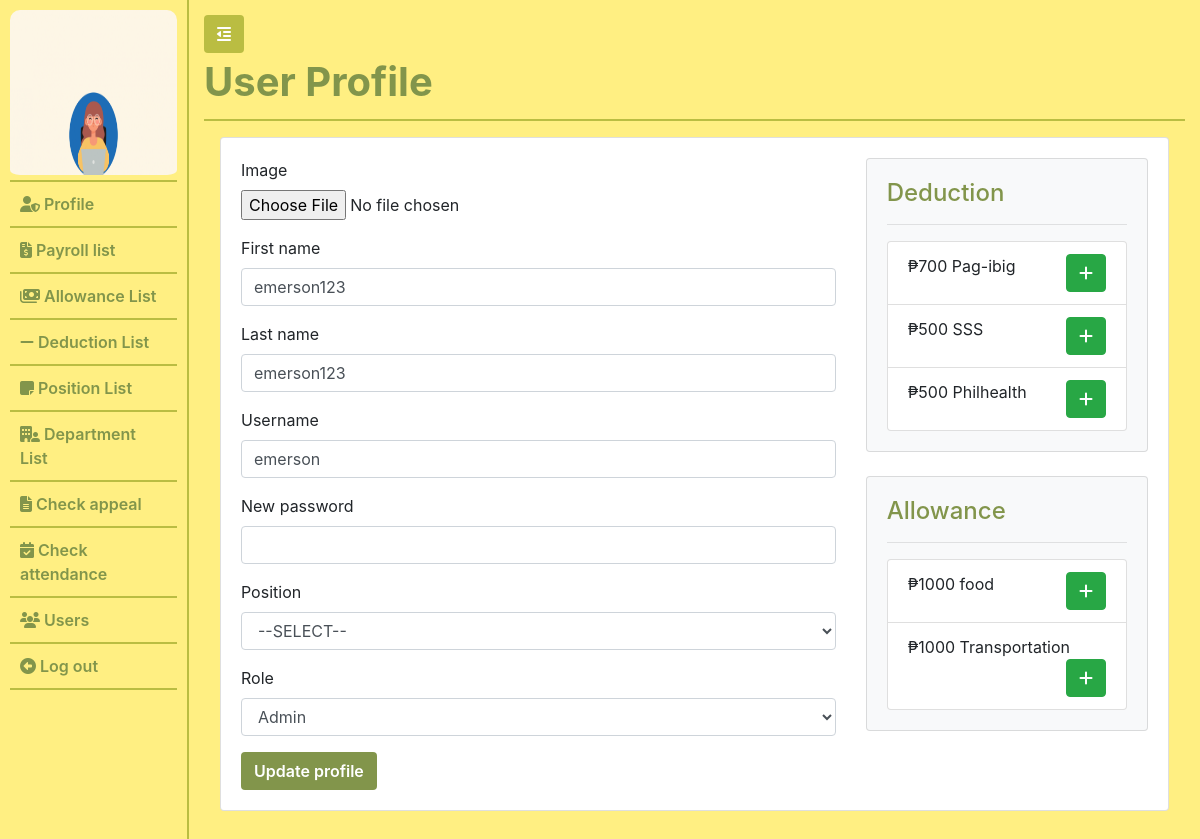
The app's page /admin/edit_user.php?usid=1 (signed in) with its own data.
### tables this page shows
CREATE TABLE `users` (
  `id` int(11) NOT NULL,
  `username` varchar(255) NOT NULL,
  `password` varchar(255) NOT NULL,
  `first_name` varchar(64) NOT NULL,
  `last_name` varchar(64) NOT NULL,
  `user_role` varchar(255) NOT NULL,
  `user_image` varchar(255) DEFAULT NULL,
  `qr_code` varchar(255) NOT NULL,
  `qrcode_path` text NOT NULL,
  `position_id` int(11) NOT NULL
);

CREATE TABLE `deduction` (
  `id` int(11) NOT NULL,
  `name` varchar(255) NOT NULL,
  `amount` int(11) NOT NULL
);

CREATE TABLE `allowance` (
  `id` int(11) NOT NULL,
  `name` varchar(255) NOT NULL,
  `amount` int(11) NOT NULL
);

### common/classes/Database.php (called while the page is built, shortened)
<?php
    class Database{
        private $connection;
        public $servername = "localhost";
        public $user = "root";
        public $password = "";
        public $database_name = "ams_with_qrcode";
        public function connect_database(){
            $db = new mysqli($this->servername, $this->user, $this->password, $this->database_name);
            $this->connection = $db;
        }
        public function query($sql){
            $result =  $this->connection->query($sql);
            return $result;
        }
        public function prepare_query($sql){
            return $this->connection->prepare($sql);
        }
    }
    $database = new Database();
?>

### common/classes/DB_object.php (called while the page is built, shortened)
<?php
    class DB_object{
        protected static $db_name = "users";
        public static function find_by_id( $id){
            $result = static::find_by_query("SELECT * FROM " . static::$db_name . " WHERE id = $id");
            return (!empty($result)) ? array_shift($result) : false;
        }
        public static function find_all(){
            $result = static::find_by_query("SELECT * FROM ". static::$db_name);
            return (!empty($result)) ? $result: false;
        }
        public static function find_by_query($sql){
            global $database;
            $result_query = $database->query($sql);
            $the_object_array = [];
            while($row = mysqli_fetch_assoc($result_query)){
                $the_object_array[] = static::instantiation($row);
            }
            return $the_object_array;
        }
        public static function instantiation($row){
            $called_object = new $get_called_class;
            foreach($row as $attribute => $value){
                if($called_object->has_attribute($attribute)){
                    $called_object->$attribute = $value;
                }
            }
            return $called_object;
        }
        public function has_attribute($attribute){
            $object_properties = get_object_vars($this);
            return array_key_exists($attribute, $object_properties);
        }
    }
?>

### common/classes/User.php (called while the page is built, shortened)
<?php
    class User extends DB_object{
        public $user_image;
        private $upload_directory = "..".DS."admin".DS.'images';
        private $img_placeholder = "https://place-hold.it/128x128?text=User+image";
        public function display_user_photo(){
            return (empty($this->user_image)) ? $this->img_placeholder : $this->upload_directory.DS.$this->user_image;
        }
    }
?>

### admin/includes/function.php (called while the page is built, shortened)
<?php
    function validate_input($data){
        $data = trim($data);
        $data = stripslashes($data);
        $data = htmlentities($data);
        return $data;
    }

### common/classes/Deduction.php (called while the page is built, shortened)
<?php
    class Deduction extends DB_object{
        public static function get_user_not_selected_deduction($user){
            global $database;
            $escape_id = $user->id;
            $get_not_selected_deduction_query = $database->prepare_query(" SELECT * FROM deduction WHERE deduction.id NOT IN (SELECT user_deduction.deduction_id FROM user_deduction WHERE user_deduction.user_id = ?)");
            $get_not_selected_deduction_query->bind_param("i", $escape_id);
            $get_not_selected_deduction_query->execute();
            $result_get_not_selected_deduction = $get_not_selected_deduction_query->get_result();
            $the_object_array = [];
            while($row = mysqli_fetch_assoc($result_get_not_selected_deduction)){
                $the_object_array[] = static::instantiation($row);
            }
            return $the_object_array;
        }
    }

### common/classes/Allowance.php (called while the page is built, shortened)
<?php
    class Allowance extends DB_object{
        public static function get_user_not_selected_allowance($user){
            global $database;
            $escape_id = $user->id;
            $get_not_selected_allowance_query = $database->prepare_query(" SELECT * FROM allowance WHERE allowance.id NOT IN (SELECT user_allowance.allowance_id FROM user_allowance WHERE user_allowance.user_id = ?)");
            $get_not_selected_allowance_query->bind_param("i", $escape_id);
            $get_not_selected_allowance_query->execute();
            $result_get_not_selected_allowance = $get_not_selected_allowance_query->get_result();
            $the_object_array = [];
            while($row = mysqli_fetch_assoc($result_get_not_selected_allowance)){
                $the_object_array[] = static::instantiation($row);
            }
            return $the_object_array;
        }
    }

### admin/edit_user.php (the view, shortened to what this page needs)
<?php require_once "includes/header.php" ?>
<?php
    if(isset($_GET['usid'])){
        $user_id_edit = validate_input($_GET['usid']);
        $user_to_edit = User::find_by_id($user_id_edit);
        $all_deduction = Deduction::find_all();
    }else{
        die();
    }
    $user_not_selected_deduction = Deduction::get_user_not_selected_deduction($user_to_edit);
    $user_not_selected_allowance = Allowance::get_user_not_selected_allowance($user_to_edit);
?>
                <?php require_once "includes/side-nav.php" ?>
                <div class="page-wrapper">
                    <button class="btn toggle-icon">
                        <span> <i class="fas fa-outdent"></i> </span>
                    </button>
                    <div class="page-header">
                        <h1 class="">User Profile</h1>
                    </div>
                            <div class="row p-3">
                                <div class="col-lg-12">
                                    <div class="card">
                                        <div class="card-body">
                                            <div class="row">
                                                <div class="col-lg-8">
                                                    <form action="" method="POST" enctype="multipart/form-data">
                                                    <div class="form-group">
                                                        <label for="">Image</label>
                                                        <input  class="form-control-file" type="file" name="user_image">
                                                    </div>
                                                    <div class="form-group">
                                                        <label for="">First name</label>
                                                        <input  class="form-control" type="text" name="first_name" value="<?php echo $user_to_edit->first_name; ?>" >
                                                    </div>
                                                    <div class="form-group">
                                                        <label for="">Last name</label>
                                                        <input  class="form-control" type="text" name="last_name" value="<?=$user_to_edit->last_name?>">
                                                    </div>
                                                    <div class="form-group">
                                                        <label for="">Username</label>
                                                        <input class="form-control" type="text" name="username" value="<?=$user_to_edit->username?>">
                                                    </div>
                                                    <div class="form-group">
                                                        <label for="">New password</label>
                                                        <input  class="form-control" type="password" name="new_password">
                                                    </div>
                                                    <div class="mb-3">
                                                      <label for="" class="form-label">Position</label>
                                                      <select class="form-control" name="position" id="">
                                                            <?php if(!$user_to_edit->position_id): ?>
                                                                <option value="" selected >--SELECT--</option>
                                                            <?php endif; ?>
                                                      </select>
                                                    </div>
                                                    <div class="form-group">
                                                        <label for="my-select">Role</label>
                                                        <select id="my-select" class="form-control" name="user_role">
                                                            <option value="admin" <?= ($user_to_edit->user_role == "admin") ? "selected" : "" ?>>Admin</option>
                                                        </select>
                                                    </div>
                                                    <input type="submit" name='update_user' value="Update profile" class="btn update_user_btn">
                                                    </form>
                                                </div>
                                                <div class="col-lg-4 ">
                                                    <div class="card bg-light" >
                                                        <div class="card-body">
                                                        <h4 class="primary-color">Deduction</h4>
                                                        <hr>
                                                        <ul class="list-group" id="deduction">
                                                            <?php
                                                                foreach ($user_not_selected_deduction as $not_selected_deduction ) {
                                                                    echo "<li class='list-group-item'> &#8369;{$not_selected_deduction->amount}  {$not_selected_deduction->name}
                                                                    <span class='' style='float:right'>
                                                                    <button dId={$not_selected_deduction->id} title='Add deduction' class='btn btn-success btn_add_deduction'>
                                                                     <i class='fas fa-plus'></i> </button> </span> </li>";
                                                                }
                                                            ?>
                                                        </ul>
                                                        </div>
                                                    </div>
                                                    <div class="card bg-light mt-4" >
                                                        <div class="card-body">
                                                        <h4 class="primary-color">Allowance</h4>
                                                        <hr>
                                                        <ul class="list-group" id="allowance">
                                                            <?php
                                                                foreach ($user_not_selected_allowance as $not_selected_allowance ) {
                                                                    echo "<li class='list-group-item'> &#8369;{$not_selected_allowance->amount}  {$not_selected_allowance->name}
                                                                    <span class='' style='float:right'>
                                                                    <button aId={$not_selected_allowance->id} title='Add allowance' class='btn btn-success btn_add_allowance'>
                                                                     <i class='fas fa-plus'></i> </button> </span> </li>";
                                                                }
                                                            ?>
                                                        </ul>
                                                        </div>
                                                    </div>
                                                </div>
                                            </div>
                                        </div>
                                    </div>
                                </div>
                            </div>
                        </div>
                </div>
        <?php require_once "includes/footer.php" ?>

### admin/includes/side-nav.php
<div id="my-nav" class="side-nav">
                        <ul class="navbar-nav flex-column vertical-nav">
                            <div class="user-image-container">
                                <img src="<?= $user->display_user_photo() ?>" alt="" id="user_image">
                            </div>
                                <li class="nav-item ">
                                    <a class="nav-link" href="profile.php"> <i class="fas fa-user-shield"></i> Profile</a>
                                </li>
                                <li class="nav-item">
                                    <a class="nav-link " href="payroll.php" > <i class="fas fa-file-invoice-dollar"></i> Payroll list</a>
                                </li>
                                <li class="nav-item">
                                    <a class="nav-link " href="allowance.php" > <i class="fas fa-money-bills"></i> Allowance List</a>
                                </li>
                                <li class="nav-item">
                                    <a class="nav-link " href="admin_deduction.php" > <i class="fas fa-minus"></i> Deduction List</a>
                                </li>
                                <li class="nav-item">
                                    <a class="nav-link " href="position_list.php" > <i class="fas fa-note-sticky"></i> Position List</a>
                                </li>
                                <li class="nav-item">
                                    <a class="nav-link " href="admin_department.php" > <i class="fas fa-building-user"></i> Department List</a>
                                </li>
                                <li class="nav-item">
                                    <a class="nav-link " href="admin_appeal.php" > <i class="fas fa-file-lines"></i> Check appeal</a>
                                </li>
                                <li class="nav-item">
                                    <a class="nav-link " href="check_attendance.php" > <i class="fas fa-calendar-check"></i> Check attendance</a>
                                </li>
                                <li class="nav-item">
                                    <a class="nav-link " href="users.php" > <i class="fas fa-users"></i> Users</a>
                                </li>
                            <li class="nav-item">
                                <a class="nav-link " href="logout.php" > <i class="fas fa-arrow-alt-circle-left"></i> Log out</a>
                            </li>
                        </ul>
                </div>

### records on screen
users: user_image (picture), first_name "emerson123", last_name "emerson123", username "emerson", user_role "Admin"
deduction: amount "700", name "Pag-ibig"
deduction: amount "500", name "SSS"
deduction: amount "500", name "Philhealth"
allowance: amount "1000", name "food"
allowance: amount "1000", name "Transportation"
